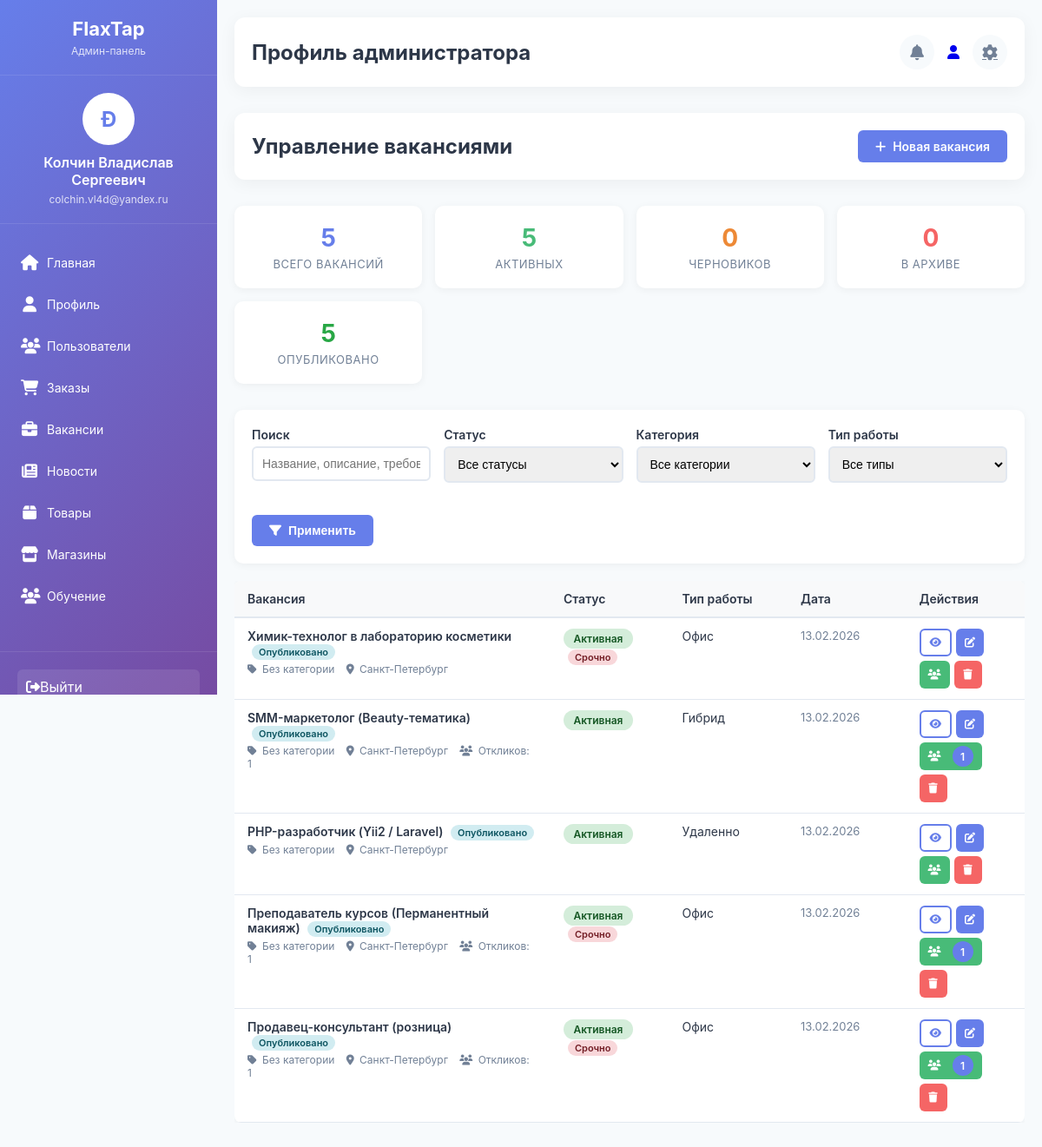
Page /admin/vacancies/index.php (signed in) on the committed database.
### tables this page shows
CREATE TABLE `vacancies` (
  `id` int NOT NULL,
  `title` varchar(200) NOT NULL COMMENT 'Название вакансии',
  `slug` varchar(200) NOT NULL COMMENT 'URL-адрес вакансии',
  `description` text COMMENT 'Описание вакансии',
  `responsibilities` text COMMENT 'Обязанности',
  `requirements` text COMMENT 'Требования к кандидату',
  `benefits` text COMMENT 'Что мы предлагаем',
  `work_type` enum('office','remote','hybrid') DEFAULT 'office' COMMENT 'Тип работы: офис/удаленно/гибрид',
  `employment_type` enum('full_time','part_time','freelance','internship') DEFAULT 'full_time' COMMENT 'Тип занятости',
  `experience_level` enum('no_experience','junior','middle','senior','lead') DEFAULT 'middle' COMMENT 'Уровень опыта',
  `salary_from` decimal(10,2) DEFAULT NULL COMMENT 'Зарплата от',
  `salary_to` decimal(10,2) DEFAULT NULL COMMENT 'Зарплата до',
  `salary_currency` varchar(10) DEFAULT '₽' COMMENT 'Валюта зарплаты',
  `salary_type` enum('monthly','hourly','project') DEFAULT 'monthly' COMMENT 'Тип оплаты',
  `salary_note` varchar(255) DEFAULT NULL COMMENT 'Примечание к зарплате (например, "+ бонусы")',
  `is_negotiable` tinyint(1) DEFAULT '0' COMMENT 'Зарплата по договоренности',
  `location_city` varchar(100) DEFAULT NULL COMMENT 'Город',
  `location_address` text COMMENT 'Адрес офиса',
  `latitude` decimal(10,8) DEFAULT NULL COMMENT 'Широта для карты',
  `longitude` decimal(11,8) DEFAULT NULL COMMENT 'Долгота для карты',
  `is_remote` tinyint(1) DEFAULT '0' COMMENT 'Удаленная работа',
  `education` varchar(100) DEFAULT NULL COMMENT 'Требования к образованию',
  `languages` text COMMENT 'Требуемые языки',
  `skills` text COMMENT 'Ключевые навыки',
  `department` varchar(100) DEFAULT NULL COMMENT 'Отдел/Департамент',
  `category_id` int DEFAULT NULL COMMENT 'Категория вакансии',
  `status` enum('active','draft','archived','closed') DEFAULT 'draft' COMMENT 'Статус вакансии',
  `priority` enum('urgent','normal','low') DEFAULT 'normal' COMMENT 'Приоритет вакансии',
  `badges` varchar(255) DEFAULT NULL COMMENT 'Бейджи вакансии (срочно, новая и т.д.)',
  `views_count` int DEFAULT '0' COMMENT 'Количество просмотров',
  `applications_count` int DEFAULT '0' COMMENT 'Количество откликов',
  `working_hours` varchar(100) DEFAULT NULL COMMENT 'График работы',
  `schedule_notes` text COMMENT 'Примечания к графику',
  `selection_process` text COMMENT 'Описание процесса отбора',
  `application_deadline` date DEFAULT NULL COMMENT 'Срок подачи заявки',
  `contact_person` varchar(100) DEFAULT NULL COMMENT 'Контактное лицо',
  `contact_email` varchar(100) DEFAULT NULL COMMENT 'Email для откликов',
  `contact_phone` varchar(20) DEFAULT NULL COMMENT 'Телефон для связи',
  `meta_title` varchar(200) DEFAULT NULL,
  `meta_description` text,
  `meta_keywords` text,
  `is_published` tinyint(1) DEFAULT '0' COMMENT 'Опубликована ли вакансия',
  `published_at` datetime DEFAULT NULL COMMENT 'Дата публикации',
  `created_by` int DEFAULT NULL COMMENT 'Кто создал вакансию',
  `updated_by` int DEFAULT NULL COMMENT 'Кто обновил вакансию',
  `created_at` timestamp NULL DEFAULT CURRENT_TIMESTAMP,
  `updated_at` timestamp NULL DEFAULT CURRENT_TIMESTAMP ON UPDATE CURRENT_TIMESTAMP
);

### admin/vacancies/index.php (the view, shortened to what this page needs)
<?php
include "../config/database.php";
$page = isset($_GET['page']) ? (int)$_GET['page'] : 1;
$per_page = 20;
$offset = ($page - 1) * $per_page;
$search = isset($_GET['search']) ? mysqli_real_escape_string($conn, $_GET['search']) : '';
$where = ["1=1"];
$where_clause = implode(' AND ', $where);
$query = "SELECT v.*,
          vc.name as category_name,
          u1.name as created_by_name,
          u2.name as updated_by_name,
          (SELECT COUNT(*) FROM vacancy_applications va WHERE va.vacancy_id = v.id) as applications_count
          FROM vacancies v
          LEFT JOIN vacancy_categories vc ON v.category_id = vc.id
          LEFT JOIN users u1 ON v.created_by = u1.id
          LEFT JOIN users u2 ON v.updated_by = u2.id
          WHERE $where_clause
          ORDER BY v.created_at DESC
          LIMIT $offset, $per_page";
$result = mysqli_query($conn, $query);
$stats_query = "SELECT
    COUNT(*) as total,
    SUM(CASE WHEN status = 'active' THEN 1 ELSE 0 END) as active,
    SUM(CASE WHEN status = 'draft' THEN 1 ELSE 0 END) as draft,
    SUM(CASE WHEN status = 'archived' THEN 1 ELSE 0 END) as archived,
    SUM(CASE WHEN status = 'closed' THEN 1 ELSE 0 END) as closed,
    SUM(CASE WHEN is_published = 1 THEN 1 ELSE 0 END) as published
    FROM vacancies";
$stats_result = mysqli_query($conn, $stats_query);
$stats = mysqli_fetch_assoc($stats_result);
?>
<!DOCTYPE html>
<html lang="ru">
<head>
    <link rel="stylesheet" href="../assets/style/style.css">
    <link rel="stylesheet" href="https://cdnjs.cloudflare.com/ajax/libs/font-awesome/6.4.0/css/all.min.css">
    <link rel="stylesheet" href="../assets/style/vacancies/index.css">
</head>
<body>
    <?php include "../inc/sidebar.php"; ?>
    <main class="main-content">
        <?php include "../inc/header.php"; ?>
        <div class="header">
            <h1>Управление вакансиями</h1>
            <div class="quick-actions">
                <a href="create.php" class="btn btn-primary">
                    <i class="fas fa-plus"></i> Новая вакансия
                </a>
            </div>
        </div>
        <div class="stats-grid">
            <div class="stat-card total-vacancies">
                <div class="stat-number"><?php echo $stats['total']; ?></div>
                <div class="stat-label">Всего вакансий</div>
            </div>
            <div class="stat-card active-vacancies">
                <div class="stat-number"><?php echo $stats['active']; ?></div>
                <div class="stat-label">Активных</div>
            </div>
            <div class="stat-card draft-vacancies">
                <div class="stat-number"><?php echo $stats['draft']; ?></div>
                <div class="stat-label">Черновиков</div>
            </div>
            <div class="stat-card archived-vacancies">
                <div class="stat-number"><?php echo $stats['archived']; ?></div>
                <div class="stat-label">В архиве</div>
            </div>
            <div class="stat-card published-vacancies">
                <div class="stat-number"><?php echo $stats['published']; ?></div>
                <div class="stat-label">Опубликовано</div>
            </div>
        </div>
        <form method="GET" class="filter-form">
            <div class="form-group">
                <label for="search">Поиск</label>
                <input type="text" id="search" name="search" class="form-control"
                       value="<?php echo htmlspecialchars($search); ?>"
                       placeholder="Название, описание, требования">
            </div>
            <div class="form-group">
                <label for="status">Статус</label>
                <select id="status" name="status" class="form-control">
                    <option value="all">Все статусы</option>
                </select>
            </div>
            <div class="form-group">
                <label for="category">Категория</label>
                <select id="category" name="category" class="form-control">
                    <option value="all">Все категории</option>
                </select>
            </div>
            <div class="form-group">
                <label for="work_type">Тип работы</label>
                <select id="work_type" name="work_type" class="form-control">
                    <option value="all">Все типы</option>
                </select>
            </div>
            <div class="form-group">
                <label>&nbsp;</label>
                <div style="display: flex; gap: 10px;">
                    <button type="submit" class="btn btn-primary">
                        <i class="fas fa-filter"></i> Применить
                    </button>
                </div>
            </div>
        </form>
        <div class="table-container">
            <table class="data-table">
                <thead>
                    <tr>
                        <th style="width: 40%;">Вакансия</th>
                        <th style="width: 15%;">Статус</th>
                        <th style="width: 15%;">Тип работы</th>
                        <th style="width: 15%;">Дата</th>
                        <th style="width: 15%;">Действия</th>
                    </tr>
                </thead>
                <tbody>
                    <?php if (mysqli_num_rows($result) > 0): ?>
                        <?php mysqli_data_seek($result, 0); ?>
                        <?php while ($vacancy = mysqli_fetch_assoc($result)): ?>
                            <tr>
                                <td>
                                    <div class="vacancy-title">
                                        <?php echo htmlspecialchars($vacancy['title']); ?>
                                        <?php if ($vacancy['is_published']): ?>
                                            <span class="priority-badge badge-normal">Опубликовано</span>
                                        <?php endif; ?>
                                    </div>
                                    <div class="vacancy-meta">
                                        <span><i class="fas fa-tag"></i> <?php echo htmlspecialchars($vacancy['category_name'] ?? 'Без категории'); ?></span>
                                        <span><i class="fas fa-map-marker-alt"></i> <?php echo htmlspecialchars($vacancy['location_city'] ?? 'Не указан'); ?></span>
                                        <?php if ($vacancy['applications_count'] > 0): ?>
                                            <span><i class="fas fa-users"></i> Откликов: <?php echo $vacancy['applications_count']; ?></span>
                                        <?php endif; ?>
                                    </div>
                                </td>
                                <td>
                                    <?php
                                    $status_class = 'badge-' . $vacancy['status'];
                                    $status_text = '';
                                    switch($vacancy['status']) {
                                        case 'active': $status_text = 'Активная'; break;
                                    }
                                    ?>
                                    <span class="status-badge <?php echo $status_class; ?>">
                                        <?php echo $status_text; ?>
                                    </span>
                                    <?php if ($vacancy['priority'] == 'urgent'): ?>
                                        <span class="priority-badge badge-urgent">Срочно</span>
                                    <?php endif; ?>
                                </td>
                                <td>
                                    <?php
                                    $work_type_text = '';
                                    switch($vacancy['work_type']) {
                                        case 'office': $work_type_text = 'Офис'; break;
                                        case 'remote': $work_type_text = 'Удаленно'; break;
                                        case 'hybrid': $work_type_text = 'Гибрид'; break;
                                    }
                                    echo $work_type_text;
                                    ?>
                                </td>
                                <td class="date-cell">
                                    <?php echo date('d.m.Y', strtotime($vacancy['created_at'])); ?>
                                </td>
                                <td>
                                    <div class="action-buttons">
                                        <a href="view.php?id=<?php echo $vacancy['id']; ?>"
                                           class="btn btn-sm btn-outline" title="Просмотр">
                                            <i class="fas fa-eye"></i>
                                        </a>
                                        <a href="edit.php?id=<?php echo $vacancy['id']; ?>"
                                           class="btn btn-sm btn-primary" title="Редактировать">
                                            <i class="fas fa-edit"></i>
                                        </a>
                                        <a href="view.php?id=<?php echo $vacancy['id']; ?>&tab=applications"
                                           class="btn btn-sm btn-success" title="Отклики">
                                            <i class="fas fa-users"></i>
                                            <?php if ($vacancy['applications_count'] > 0): ?>
                                                <span class="applications-count"><?php echo $vacancy['applications_count']; ?></span>
                                            <?php endif; ?>
                                        </a>
                                        <a href="delete.php?id=<?php echo $vacancy['id']; ?>"
                                           class="btn btn-sm btn-danger"
                                           onclick="return confirm('Вы уверены, что хотите удалить эту вакансию?');"
                                           title="Удалить">
                                            <i class="fas fa-trash"></i>
                                        </a>
                                    </div>
                                </td>
                            </tr>
                        <?php endwhile; ?>
                    <?php endif; ?>
                </tbody>
            </table>
        </div>
    </main>
</body>
</html>

### admin/assets/style/style.css (style rules this page uses)
:root { --primary-color: #667eea; --primary-dark: #5a67d8; --secondary-color: #764ba2; --sidebar-width: 250px; --header-height: 70px; --dark-color: #2d3748; --light-color: #f7fafc; --gray-color: #718096; --success-color: #48bb78; --danger-color: #f56565; --warning-color: #ed8936; --info-color: #4299e1; }
* { margin: 0; padding: 0; box-sizing: border-box; }
body { font-family: 'Inter', sans-serif; background-color: var(--light-color); color: var(--dark-color); display: flex; min-height: 100vh; }
.main-content { flex: 1; margin-left: var(--sidebar-width); padding: 20px; }
.header { background: white; padding: 20px; border-radius: 12px; margin-bottom: 30px; box-shadow: 0 4px 20px rgba(0,0,0,0.05); display: flex; justify-content: space-between; align-items: center; }
.header h1 { font-size: 24px; font-weight: 700; color: var(--dark-color); }
.btn { padding: 10px 20px; border: none; border-radius: 6px; font-size: 14px; font-weight: 600; cursor: pointer; transition: all 0.3s; text-decoration: none; display: inline-flex; align-items: center; gap: 8px; }
.btn-primary { background: var(--primary-color); color: white; }
.btn-success { background: var(--success-color); color: white; }
.btn-danger { background: var(--danger-color); color: white; }
.btn-outline { background: transparent; border: 2px solid var(--primary-color); color: var(--primary-color); }
.table-container { overflow-x: auto; margin-bottom: 20px; }
.data-table { width: 100%; border-collapse: collapse; font-size: 14px; background: white; border-radius: 8px; overflow: hidden; box-shadow: 0 2px 10px rgba(0,0,0,0.05); }
.data-table th { background: #f8f9fa; padding: 12px 15px; text-align: left; font-weight: 600; border-bottom: 2px solid #e2e8f0; color: var(--dark-color); }
.data-table td { padding: 12px 15px; border-bottom: 1px solid #e2e8f0; }
.action-buttons { display: flex; gap: 5px; }
.btn-sm { padding: 5px 10px; font-size: 12px; }

### rows in the picture
vacancies: title "Химик-технолог в лабораторию косметики", is_published "Опубликовано", category_name "Без категории", location_city "Санкт-Петербург", status "Активная", priority "Срочно", work_type "Офис", created_at "13.02.2026"
vacancies: title "SMM-маркетолог (Beauty-тематика)", is_published "Опубликовано", category_name "Без категории", location_city "Санкт-Петербург", applications_count "1", status "Активная", work_type "Гибрид", created_at "13.02.2026"
vacancies: title "PHP-разработчик (Yii2 / Laravel)", is_published "Опубликовано", category_name "Без категории", location_city "Санкт-Петербург", status "Активная", work_type "Удаленно", created_at "13.02.2026"
vacancies: title "Преподаватель курсов (Перманентный макияж)", is_published "Опубликовано", category_name "Без категории", location_city "Санкт-Петербург", applications_count "1", status "Активная", priority "Срочно", work_type "Офис", created_at "13.02.2026"
vacancies: title "Продавец-консультант (розница)", is_published "Опубликовано", category_name "Без категории", location_city "Санкт-Петербург", applications_count "1", status "Активная", priority "Срочно", work_type "Офис", created_at "13.02.2026"

### other values in the picture
substr($admin['name'], 0, 1) "Ð"
$admin['name'] "Колчин Владислав Сергеевич"
$admin['email'] "colchin.vl4d@yandex.ru"
$stats['total'] "5"
$stats['active'] "5"
$stats['draft'] "0"
$stats['archived'] "0"
$stats['published'] "5"
